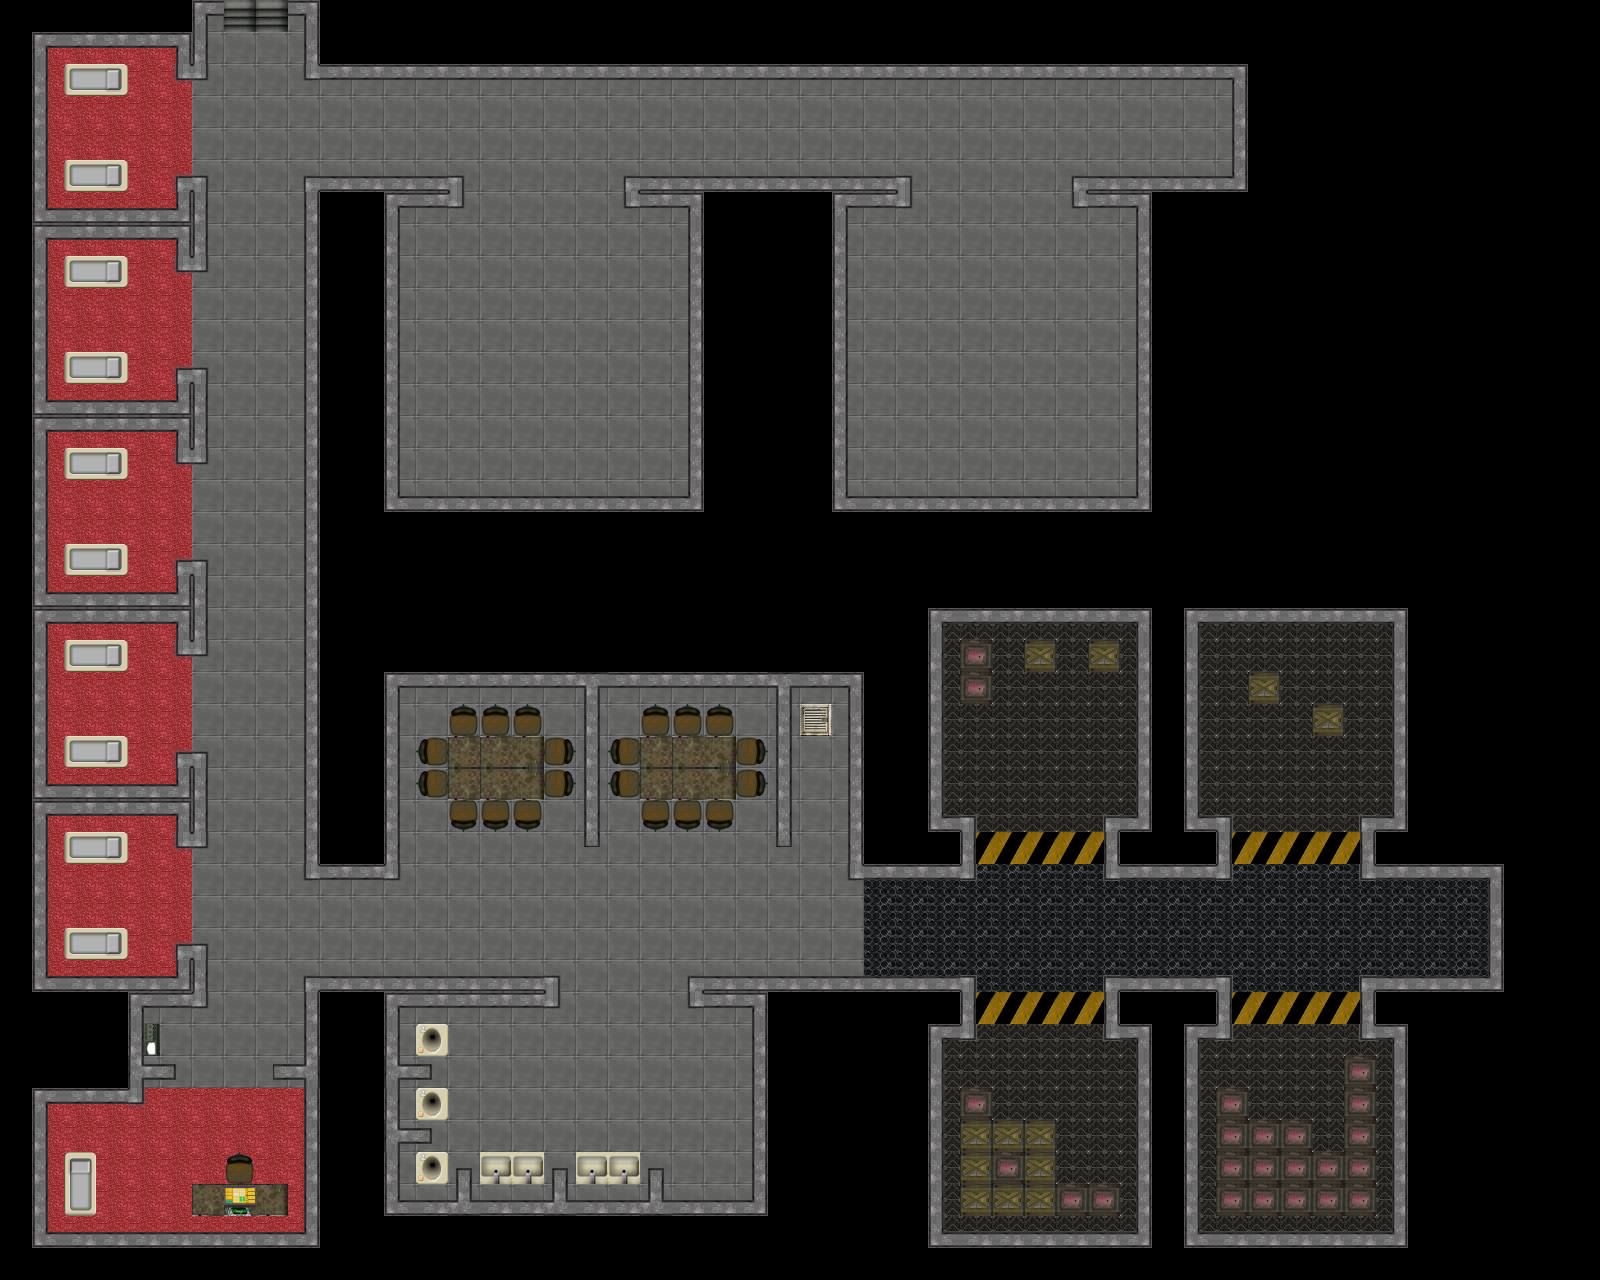

Below is a game level as drawn by its tile map, then a one-line description and the .tmx that defines it (tile-layer data replaced by summaries):
An orthogonal 50x40 tile map with 32x32 px tiles, 4 tile layers (ground_layer, wall_layer, block_object, non_block_objects), 3 tilesets.

<map version="1.9" tiledversion="1.9.2" orientation="orthogonal" renderorder="right-down" width="50" height="40" tilewidth="32" tileheight="32" infinite="0" nextlayerid="5" nextobjectid="1">
 <tileset firstgid="1" name="ground" tilewidth="32" tileheight="32" spacing="1" tilecount="36" columns="6">
  <image source="ground_tiles_32x32.png" width="197" height="197" />
 </tileset>
 <tileset firstgid="37" name="walls" tilewidth="32" tileheight="32" spacing="1" tilecount="36" columns="6">
  <image source="walls_32x32.png" width="197" height="197" />
 </tileset>
 <tileset firstgid="73" name="objects 1" tilewidth="32" tileheight="32" spacing="1" tilecount="36" columns="6">
  <image source="objects_32x32.png" width="197" height="197" />
 </tileset>
 <layer id="1" name="ground_layer" width="50" height="40">
  <data>[2000 cells, 1191 non-empty, 9 distinct tile ids]</data>
 </layer>
 <layer id="2" name="wall_layer" width="50" height="40">
  <data>[2000 cells, 485 non-empty, 21 distinct tile ids]</data>
 </layer>
 <layer id="3" name="block_object" width="50" height="40">
  <data>[2000 cells, 15 non-empty, 4 distinct tile ids]</data>
 </layer>
 <layer id="4" name="non_block_objects" width="50" height="40">
  <data>[2000 cells, 52 non-empty, 12 distinct tile ids]</data>
 </layer>
</map>